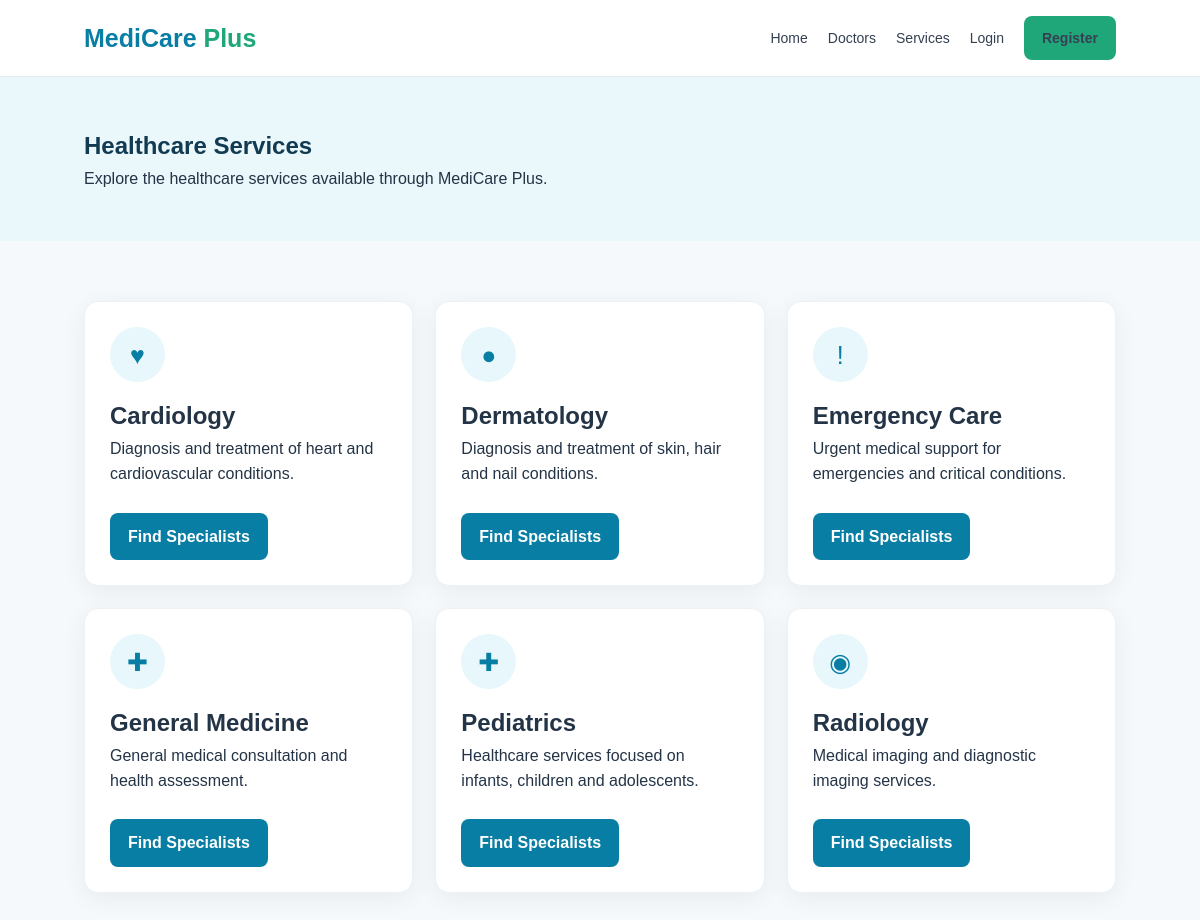
/services.php, run on the app's committed database.
### tables this page shows
CREATE TABLE services (
    id INT AUTO_INCREMENT PRIMARY KEY,
    name VARCHAR(100) NOT NULL,
    description TEXT NOT NULL,
    icon VARCHAR(20) DEFAULT '✚',
    created_at TIMESTAMP DEFAULT CURRENT_TIMESTAMP
);

### config.php (called while the page is built, shortened)
<?php
function e($value) {
    return htmlspecialchars($value ?? '', ENT_QUOTES, 'UTF-8');
}
?>

### services.php (the view, shortened to what this page needs)
<?php
require_once "config.php";
$services = $conn->query(
    "SELECT * FROM services ORDER BY name"
);
?>
<!DOCTYPE html>
<html>
<head>
<link rel="stylesheet" href="style.css">
</head>
<body>
<?php include "header.php"; ?>
<section class="page-header">
<div class="container">
<h1>Healthcare Services</h1>
<p>
Explore the healthcare services available through MediCare Plus.
</p>
</div>
</section>
<section class="section">
<div class="container">
<div class="grid">
<?php while ($service = $services->fetch_assoc()): ?>
<div class="card">
<div class="service-icon">
<?= e($service["icon"]) ?>
</div>
<h2><?= e($service["name"]) ?></h2>
<p>
<?= e($service["description"]) ?>
</p>
<br>
<a
href="doctors.php?specialization=<?= urlencode($service["name"]) ?>"
class="btn"
>
Find Specialists
</a>
</div>
<?php endwhile; ?>
</div>
</div>
</section>
</body>
</html>

### style.css (style rules this page uses)
* { box-sizing: border-box; margin: 0; padding: 0; }
body { font-family: Arial, Helvetica, sans-serif; background: #f5f9fc; color: #243447; line-height: 1.6; }
a { text-decoration: none; color: inherit; }
.btn { display: inline-block; padding: 11px 18px; border: none; border-radius: 8px; cursor: pointer; font-weight: bold; background: #087ea4; color: white; }
.container { width: 86%; max-width: 1200px; margin: auto; }
.section { padding: 60px 0; }
.grid { display: grid; grid-template-columns: repeat(3, 1fr); gap: 22px; }
.card { background: white; border-radius: 14px; padding: 25px; box-shadow: 0 5px 25px rgba(0,0,0,0.06); border: 1px solid #edf1f4; }
.service-icon { width: 55px; height: 55px; border-radius: 50%; background: #e7f7fb; display: flex; justify-content: center; align-items: center; color: #087ea4; font-size: 25px; margin-bottom: 15px; }
.page-header { padding: 50px 0; background: #eaf7fb; }
.page-header h1 { color: #123b52; }

### data on the page
services: icon "♥", name "Cardiology", description "Diagnosis and treatment of heart and cardiovascular conditions."
services: icon "●", name "Dermatology", description "Diagnosis and treatment of skin, hair and nail conditions."
services: icon "!", name "Emergency Care", description "Urgent medical support for emergencies and critical conditions."
services: icon "✚", name "General Medicine", description "General medical consultation and health assessment."
services: icon "✚", name "Pediatrics", description "Healthcare services focused on infants, children and adolescents."
services: icon "◉", name "Radiology", description "Medical imaging and diagnostic imaging services."
